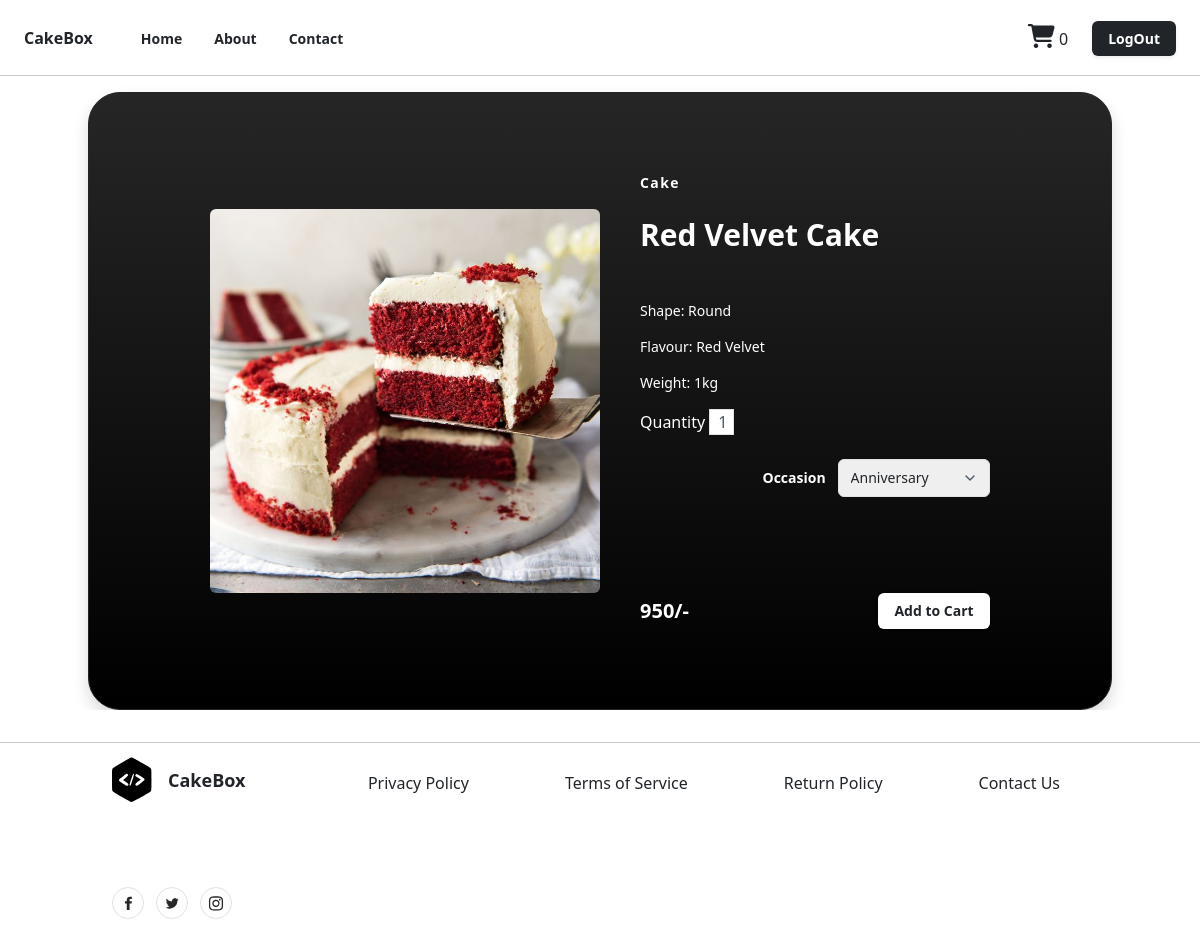
The app's page /cakes/1/detail/ (signed in) with its own data.
### shop/models.py (models this page shows, shortened)
class CakeVarient(models.Model):
    cake_object=models.ForeignKey(Cake,on_delete=models.CASCADE,related_name='cakeitem')
    flavour_object=models.ForeignKey(Flavour,on_delete=models.CASCADE,)
    category_object=models.ForeignKey(Category,on_delete=models.CASCADE,name="cakecategory")
    image=models.ImageField(upload_to="cake_images",default="default.jpg",null=True,blank=True)
    shape_options=(
        ("Round","Round"),
        ("Square","Square"),
        ("Rectangle","Rectangle"),
        ("Heart","Heart"),
        ("Custom","Custom"),
   )
    shape=models.CharField(max_length=150,choices=shape_options,default="custom")
    weight_options=(
        ("250gm","250gm"),
        ("500gm","500gm"),
        ("1kg","1kg"),
        ("2kg","2kg"),
        ("Custom","Custom"),
    )
    weight=models.CharField(max_length=150,choices=weight_options,default="500")
    price=models.PositiveIntegerField()
    created_date=models.DateTimeField(auto_now_add=True)
    updated_date=models.DateTimeField(auto_now=True)
    is_active=models.BooleanField(default=True)

class Category(models.Model):
    category_name=models.CharField(max_length=150,unique=True)
    created_date=models.DateTimeField(auto_now_add=True)
    updated_date=models.DateTimeField(auto_now=True)
    is_active=models.BooleanField(default=True)

class Cake(models.Model):
    name=models.CharField(max_length=150,unique=True)
    occasion_object=models.ManyToManyField(Occasion)
    created_date=models.DateTimeField(auto_now_add=True)
    updated_date=models.DateTimeField(auto_now=True)
    is_active=models.BooleanField(default=True)

class Flavour(models.Model):
    flavour_name=models.CharField(max_length=150,unique=True)
    created_date=models.DateTimeField(auto_now_add=True)
    updated_date=models.DateTimeField(auto_now=True)
    is_active=models.BooleanField(default=True)

### shop/views.py (the view)
# urls.py: path("cakes/<int:pk>/detail/",views.CakeDetailView.as_view(),name="cake-detail"),
@method_decorator([signin_required,never_cache],name="dispatch")
class CakeDetailView(View):
    def get(self,request,*args,**kwargs):
        id=kwargs.get("pk")#cake_id
        qs=CakeVarient.objects.get(id=id)
        return render (request,"detail.html",{"data":qs})

### shop/context_processors.py (called while the page is built)
def basket_count(request):
    if request.user.is_authenticated:
        count=request.user.cart.cart_item_count
        return {"cart_count":count}
    else:
        return {"cart_count":0}

### shop/models.py (called while the page is built)
    @property
    def cart_items(self):
        return self.cartitem.filter(is_order_placed=False)

    @property
    def cart_item_count(self):
        return self.cart_items.count()

### shop/templates/detail.html (shortened to what this page needs)
{%extends 'base.html'%}
{%load static%}
{%block main_block%}
<section class="overflow-hidden ">
  <div class="mx-auto max-w-5xl px-4 py-20 border border-dark rounded-5 shadow mt-3 bg-black bg-gradient">
    <div class="mx-auto flex flex-wrap items-center lg:w-4/5">
      <img alt="Nike Air Max 21A" class="h-64 w-full rounded object-cover lg:h-96 lg:w-1/2" src="{{data.image.url}}" />
      <div class="mt-6 w-full lg:mt-0 lg:w-1/2 lg:pl-10">
        <h2 class="text-sm font-semibold tracking-widest text-white">
          {{data.cakecategory.category_name}}
        </h2>
        <h1 class="my-4 text-3xl font-semibold text-white"> {{data.cake_object.name}}</h1>
        <p class="mt-3 text-sm text-white">
          Shape: {{data.shape}}
        </p>
        <p class="mt-3 text-sm text-white">
          Flavour: {{data.flavour_object.flavour_name}}
        </p>
        <p class="mt-3 text-sm text-white">
          Weight: {{data.weight}}
        </p>
        <form action="{%url 'add-to-basket' data.id %}" method="post">
          <p class="mt-3">
            <label for="" class="text-white">Quantity </label> <input type="text" value="1"  name="qty" class="px-2 border border-gray text-gray-600" style="width:25px ;"/>
           </p>
          <div class="mb-5 mt-6 flex items-center pb-5">
            <div class="ml-auto flex items-center">
              <span class="mr-3 text-sm font-semibold text-white">Occasion</span>
              <div class="relative">
                <select
                  class="appearance-none rounded border border-gray-300 py-2 pl-3 pr-10 text-sm focus:border-black focus:outline-none focus:ring-2 focus:ring-black"
                  name="occasion">
                  {%for oc in data.cake_object.occasion_object.all%}
                  <option value="{{oc.occasion_name}}">{{oc.occasion_name}}</option>
                  {%endfor%}
                </select>
                <span
                  class="pointer-events-none absolute right-0 top-0 flex h-full w-10 items-center justify-center text-center text-gray-600">
                </span>
              </div>
            </div>
          </div>
          <div class="flex items-center justify-between">
            <span class="title-font text-xl font-bold text-white">
              {{data.price}}/-
            </span>
            <button type="submit"
              class="rounded-md bg-white px-3 py-2 text-sm font-semibold text-dark shadow-sm hover:bg-black/80 focus-visible:outline focus-visible:outline-2 focus-visible:outline-offset-2 focus-visible:outline-black">
              Add to Cart
            </button>
          </div>
        </form>
      </div>
    </div>
  </div>
</section>
{%endblock%}

### records on screen
CakeVarient: image (picture), cakecategory.category_name "Cake", cake_object.name "Red Velvet Cake", shape "Round", flavour_object.flavour_name "Red Velvet", weight "1kg", price "950"

### other values on screen
{{ cart_count }} "0"
form field occasion "Anniversary"
